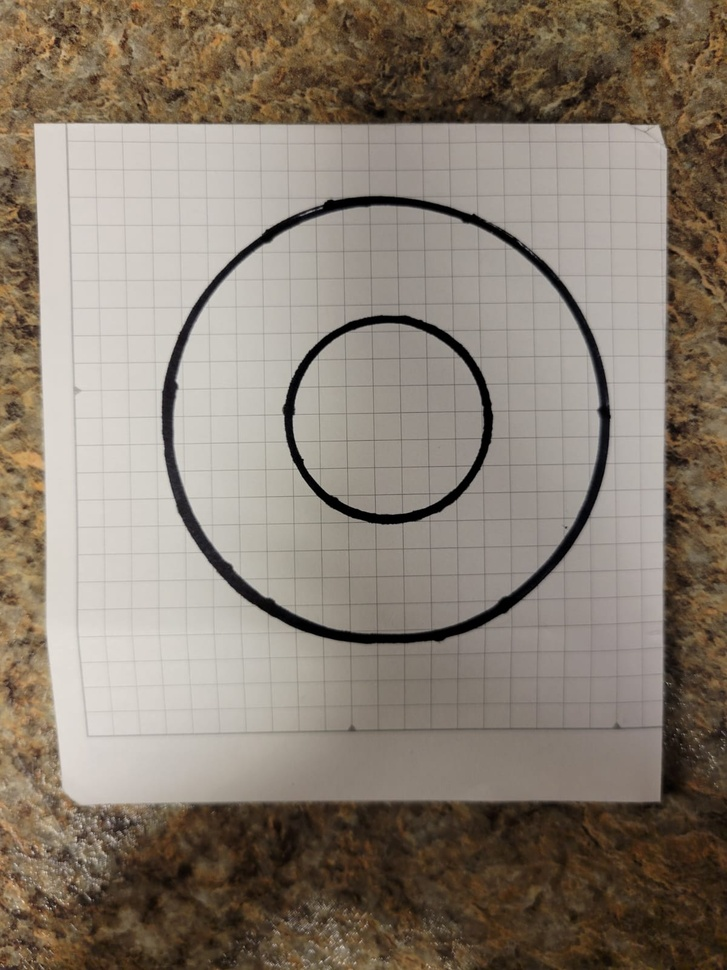
#> input picture CircleDetection/pad.jpeg, 727 x 970 px, shrunk from 1200 x 1600 before the run
$ python find_hough_circles.py pad.jpeg
#> lines starting #> are read from the running program, lines starting #| are printed output that depends on the picture
# -*- coding: utf-8 -*-
"""
Aditya Intwala

This is a script to demonstrate the implementation of Hough transform function to
detect circles from the image.

Input:
    img - Full path of the input image.
    r_min - Min radius circle to detect. Default is 10.
    r_max - Max radius circle to detect. Default is 200.
    delta_r - Delta change in radius from r_min to r_max. Default is 1.
    num_thetas - Number of steps for theta from 0 to 2PI. Default is 100.
    bin_threshold - Thresholding value in percentage to shortlist candidate for circle. Default is 0.4 i.e. 40%.
    min_edge_threshold - Minimum threshold value for edge detection. Default 100.
    max_edge_threshold - Maximum threshold value for edge detection. Default 200.

Note:
    Playing with the input parameters is required to obtain desired circles in different images.

Returns:
    circle_img - Image with the Circles drawn
    circles.txt - List of circles in format (x,y,r,votes)

"""

import argparse
import cv2
import numpy as np
import math
import matplotlib.pyplot as plt
from collections import defaultdict

def find_hough_circles(image, edge_image, r_min, r_max, delta_r, num_thetas, bin_threshold, post_process = True):
  #image size
  img_height, img_width = edge_image.shape[:2]

  # R and Theta ranges
  dtheta = int(360 / num_thetas)

  ## Thetas is bins created from 0 to 360 degree with increment of the dtheta
  thetas = np.arange(0, 360, step=dtheta)

  ## Radius ranges from r_min to r_max
  rs = np.arange(r_min, r_max, step=delta_r)

  # Calculate Cos(theta) and Sin(theta) it will be required later
  cos_thetas = np.cos(np.deg2rad(thetas))
  sin_thetas = np.sin(np.deg2rad(thetas))

  # Evaluate and keep ready the candidate circles dx and dy for different delta radius
  # based on the the parametric equation of circle.
  # x = x_center + r * cos(t) and y = y_center + r * sin(t),
  # where (x_center,y_center) is Center of candidate circle with radius r. t in range of [0,2PI)
  circle_candidates = []
  for r in rs:
    for t in range(int(num_thetas)):
      #instead of using pre-calculated cos and sin theta values you can calculate here itself by following
      #circle_candidates.append((r, int(r*cos(2*pi*t/num_thetas)), int(r*sin(2*pi*t/num_thetas))))
      #but its better to pre-calculate and use it here.
      circle_candidates.append((r, int(r * cos_thetas[t]), int(r * sin_thetas[t])))

  # Hough Accumulator, we are using defaultdic instead of standard dict as this will initialize for key which is not
  # aready present in the dictionary instead of throwing exception.
  accumulator = defaultdict(int)

  for y in range(img_height):
    for x in range(img_width):
      if edge_image[y][x] != 0: #white pixel
        # Found an edge pixel so now find and vote for circle from the candidate circles passing through this pixel.
        for r, rcos_t, rsin_t in circle_candidates:
          x_center = x - rcos_t
          y_center = y - rsin_t
          accumulator[(x_center, y_center, r)] += 1 #vote for current candidate

  # Output image with detected lines drawn
  output_img = image.copy()
  # Output list of detected circles. A single circle would be a tuple of (x,y,r,threshold)
  out_circles = []

  # Sort the accumulator based on the votes for the candidate circles
  for candidate_circle, votes in sorted(accumulator.items(), key=lambda i: -i[1]):
    x, y, r = candidate_circle
    current_vote_percentage = votes / num_thetas
    if current_vote_percentage >= bin_threshold:
      # Shortlist the circle for final result
      out_circles.append((x, y, r, current_vote_percentage))
      print(x, y, r, current_vote_percentage)


  # Post process the results, can add more post processing later.
  if post_process :
    pixel_threshold = 5
    postprocess_circles = []
    for x, y, r, v in out_circles:
      # Exclude circles that are too close of each other
      # all((x - xc) ** 2 + (y - yc) ** 2 > rc ** 2 for xc, yc, rc, v in postprocess_circles)
      # Remove nearby duplicate circles based on pixel_threshold
      if all(abs(x - xc) > pixel_threshold or abs(y - yc) > pixel_threshold or abs(r - rc) > pixel_threshold for xc, yc, rc, v in postprocess_circles):
        postprocess_circles.append((x, y, r, v))
    out_circles = postprocess_circles


  # Draw shortlisted circles on the output image
  for x, y, r, v in out_circles:
    output_img = cv2.circle(output_img, (x,y), r, (0,255,0), 2)

  return output_img, out_circles

def main():

    parser = argparse.ArgumentParser(description='Find Hough circles from the image.')
    parser.add_argument('image_path', type=str, help='Full path of the input image.')
    parser.add_argument('--r_min', type=float, help='Min radius circle to detect. Default is 5.')
    parser.add_argument('--r_max', type=float, help='Max radius circle to detect.')
    parser.add_argument('--delta_r', type=float, help='Delta change in radius from r_min to r_max. Default is 1.')
    parser.add_argument('--num_thetas', type=float, help='Number of steps for theta from 0 to 2PI. Default is 100.')
    parser.add_argument('--bin_threshold', type=int, help='Thresholding value to shortlist candidate for circle. Default is 0.4 i.e. 40%.')
    parser.add_argument('--min_edge_threshold', type=int, help='Minimum threshold value for edge detection. Default 100.')
    parser.add_argument('--max_edge_threshold', type=int, help='Maximum threshold value for edge detection. Default 200.')

    args = parser.parse_args()

    img_path = args.image_path
    r_min = 10
    r_max = 200
    delta_r = 1
    num_thetas = 100
    bin_threshold = 0.4
    min_edge_threshold = 100
    max_edge_threshold = 200

    if args.r_min:
        r_min = args.r_min

    if args.r_max:
        r_max = args.r_max

    if args.delta_r:
        delta_r = args.delta_r

    if args.num_thetas:
        num_thetas = args.num_thetas

    if args.bin_threshold:
        bin_threshold = args.bin_threshold

    if args.min_edge_threshold:
        min_edge_threshold = args.min_edge_threshold

    if args.max_edge_threshold:
        max_edge_threshold = args.max_edge_threshold

    input_img = cv2.imread(img_path)
#> input_img is the input picture: shape (970, 727, 3); mean B, G, R 112.4, 125.2, 136.7

    #Edge detection on the input image
    edge_image = cv2.cvtColor(input_img, cv2.COLOR_BGR2GRAY)
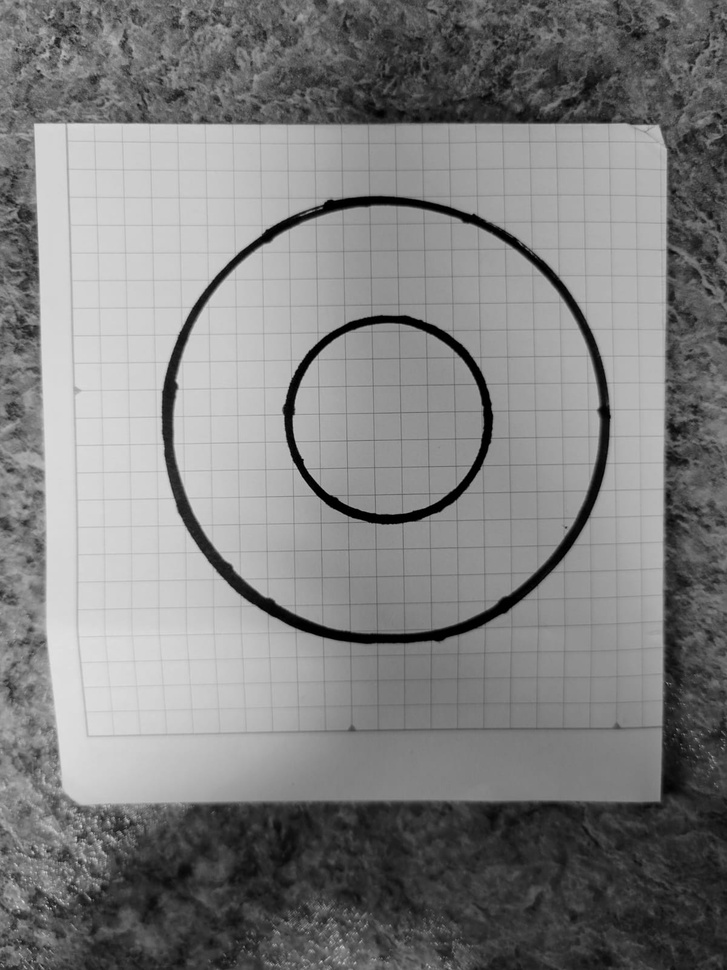
#> edge_image: shape (970, 727); min 0, max 227, mean 127.2
    #ret, edge_image = cv2.threshold(edge_image, 120, 255, cv2.THRESH_BINARY_INV)
    edge_image = cv2.Canny(edge_image, min_edge_threshold, max_edge_threshold)
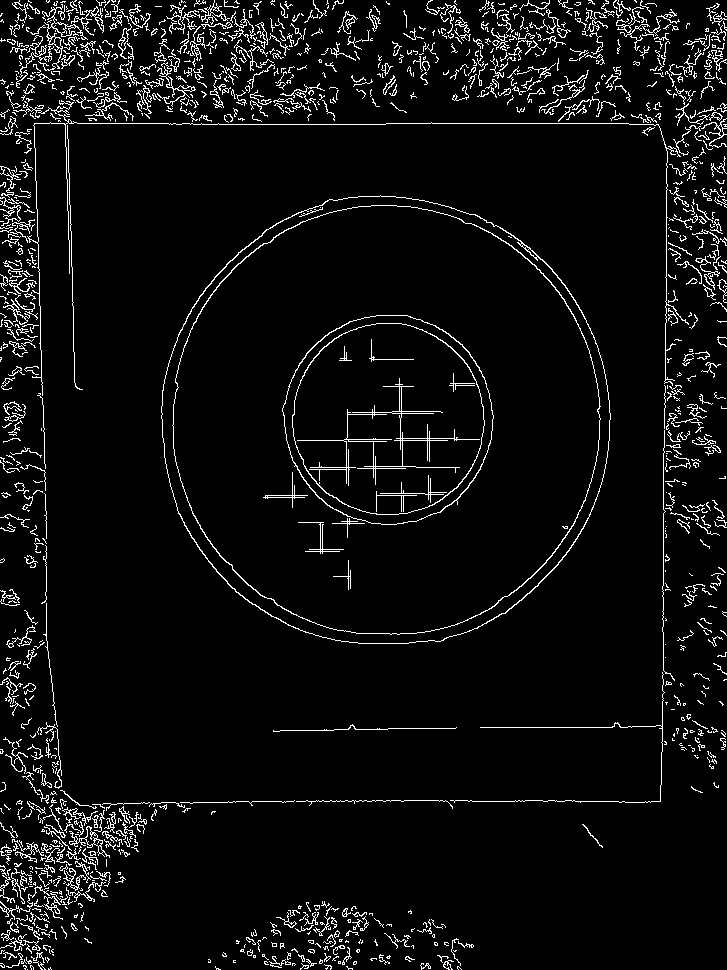
#> edge_image: shape (970, 727); 5.3% white in thin lines or dots

    cv2.imshow('Edge Image', edge_image)
    cv2.waitKey(0)

    if edge_image is not None:

        print ("Detecting Hough Circles Started!")
        circle_img, circles = find_hough_circles(input_img, edge_image, r_min, r_max, delta_r, num_thetas, bin_threshold)

        cv2.imshow('Detected Circles', circle_img)
        cv2.waitKey(0)

        circle_file = open('circles_list.txt', 'w')
        circle_file.write('x ,\t y,\t Radius,\t Threshold \n')
        for i in range(len(circles)):
            circle_file.write(str(circles[i][0]) + ' , ' + str(circles[i][1]) + ' , ' + str(circles[i][2]) + ' , ' + str(circles[i][3]) + '\n')
        circle_file.close()

        if circle_img is not None:
            cv2.imwrite("circles_img.png", circle_img)
    else:
        print ("Error in input image!")

    print ("Detecting Hough Circles Complete!")


if __name__ == "__main__":
#> (the run stopped early here; a loop or call above may not have finished)
